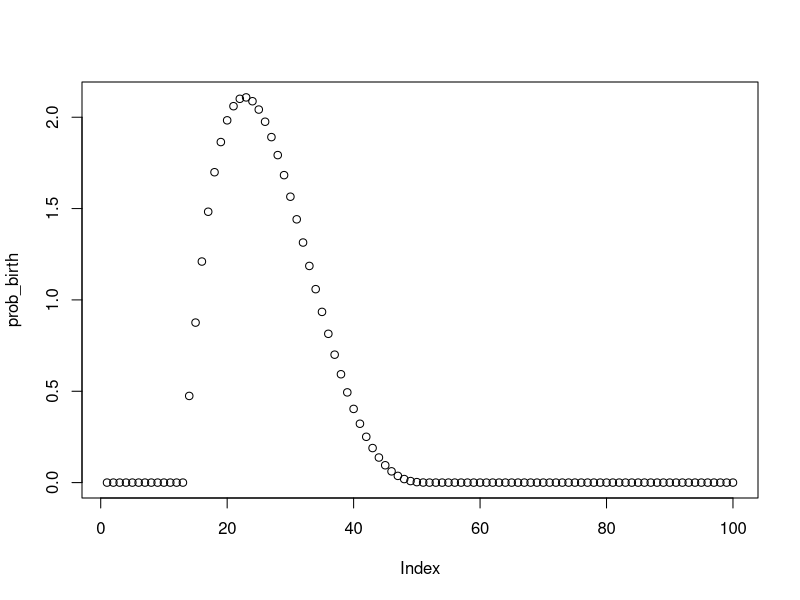

R code for this plot:
######################################################################
# Script to generate a standard shape of the age-specific fertility rate
# 'ASFR' (probabilities for a woman to give birth between at age i)
# from a beta distribution
# approach taken from Peter Ellis
# http://freerangestats.info/blog/2018/06/26/fertility-rate
# https://github.com/ellisp/blog-source/tree/master/_working/0122-demographics
######################################################################

this.dir <- dirname(parent.frame(2)$ofile)
setwd(this.dir)


fertile_ages <- 12:50
n_fertile_ages <- length(fertile_ages)

prob_birth <- c(
  rep(0, 12), 
  dbeta((fertile_ages - 12) / n_fertile_ages, 2, 4),
  rep(0, 49)
)

plot(prob_birth)

write.table(prob_birth, file = "betaDist.txt")
